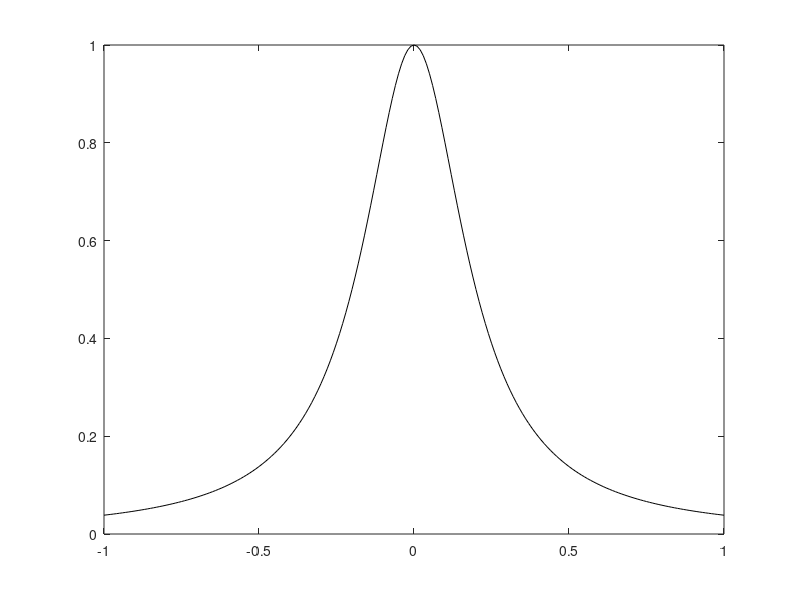

MATLAB code to generate this figure: (Note: this script raises an error after producing the figure.)
% Usage example for Newton_Horner
% related to Figure 3.1

x = (-1:0.01:1)';
[~,xn] = size(x);
y = ones(xn)./(ones(xn)+25*x.^2);
plot(x,y,'k')  % plot Runge's example
hold
n = 8;
inter = 2/n;
nodes = (-1:inter:1)';
values = ones(n+1,1)./(ones(n+1,1)+25*nodes.^2);
[y] = Newton_Horner(nodes, values, x );
plot(x,y)  % plot the interpolant
plot(nodes, values,'o')    % plot the data